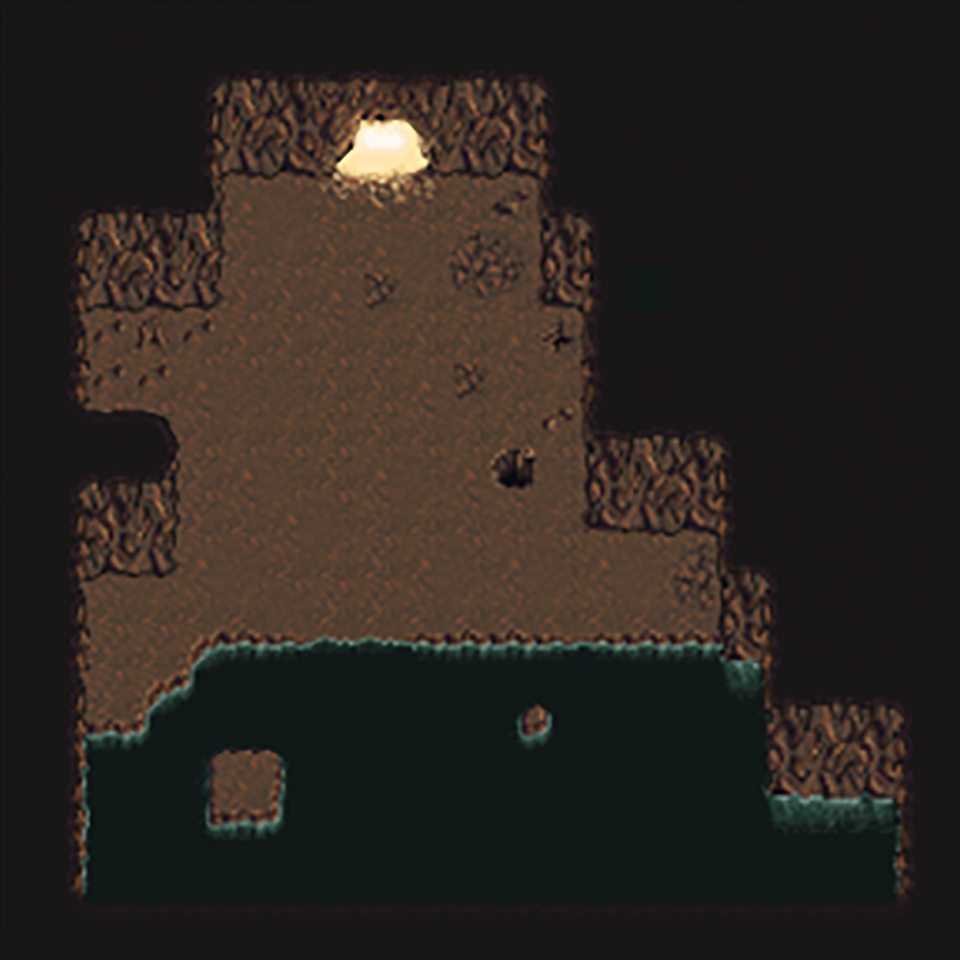

Below is a game level as drawn by its tile map, then a one-line description and the .tmx that defines it (tile-layer data replaced by summaries):
An orthogonal 30x30 tile map with 32x32 px tiles, 1 tile layer (Tile Layer 1).

<map version="1.0" tiledversion="1.0.2" orientation="orthogonal" renderorder="right-down" width="30" height="30" tilewidth="32" tileheight="32" nextobjectid="1">
 <tileset firstgid="1" name="cave" tilewidth="32" tileheight="32" tilecount="841" columns="29">
  <image source="Terrain_Sprites/cave.png" width="938" height="938" />
 </tileset>
 <layer name="Tile Layer 1" width="30" height="30">
  <data>[900 cells, 900 non-empty, 841 distinct tile ids]</data>
 </layer>
</map>